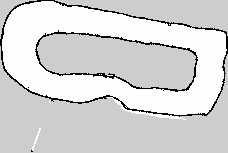
#> input picture particle_filter/maps/race3.pgm, 228 x 153 px
$ python -i calib_utils.py   (imports and definitions only)   (older library calls are emulated)
#> lines starting #> are read from the running program, lines starting #| are printed output that depends on the picture
#> further down, picture is the input picture: shape (153, 228, 3); min 0, max 255, mean 213
"""
Calibration math: projection geometry and Nelder-Mead optimizer.

Coordinate conventions
  LiDAR frame (ROS 2D): x=forward, y=left, z=up; scan is in the z=0 plane.
  Camera frame (OpenCV): x=right,   y=down,  z=forward.
  T_cam_lidar: 4x4 homogeneous transform — takes points FROM lidar frame TO camera frame.
"""

import numpy as np
import cv2


# ---------------------------------------------------------------------------
# Geometry helpers
# ---------------------------------------------------------------------------

# [88 lines left out: functions euler_to_rot, params_to_transform, transform_to_params, scan_to_points, project_points, not called in this run]


# ---------------------------------------------------------------------------
# Gradient score
# ---------------------------------------------------------------------------

def compute_gradient(image: np.ndarray, sigma: float = 2.0) -> np.ndarray:
    """Return Sobel gradient-magnitude map from a BGR or gray image."""
#> called with sigma = 2
    if image.ndim == 3:
        gray = cv2.cvtColor(image, cv2.COLOR_BGR2GRAY)
    else:
        gray = image.astype(np.uint8)
    blurred = cv2.GaussianBlur(gray, (0, 0), sigma)
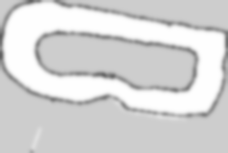
#> blurred: shape (153, 228); min 95, max 254, mean 213
    gx = cv2.Sobel(blurred, cv2.CV_64F, 1, 0, ksize=3)
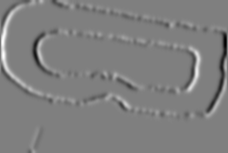
#> gx: shape (153, 228) float64; min -294, max 294, mean 0.1; drawn with min black and max white
    gy = cv2.Sobel(blurred, cv2.CV_64F, 0, 1, ksize=3)
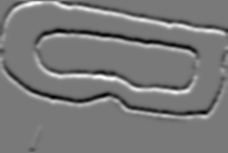
#> gy: shape (153, 228) float64; min -248, max 274, mean 0.5; drawn with min black and max white
    return np.sqrt(gx ** 2 + gy ** 2)
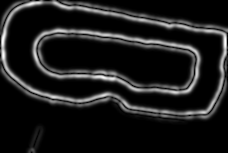
#> returned value: shape (153, 228) float64; min 0, max 294, mean 32.5; drawn with min black and max white


# [104 lines left out: functions sample_gradient, nelder_mead, not called in this run]

>>> import cv2
>>> picture = cv2.imread('../../particle_filter/maps/race3.pgm')
>>> result = compute_gradient(picture)

$ run again, on particle_filter/maps/upenn_map.pgm
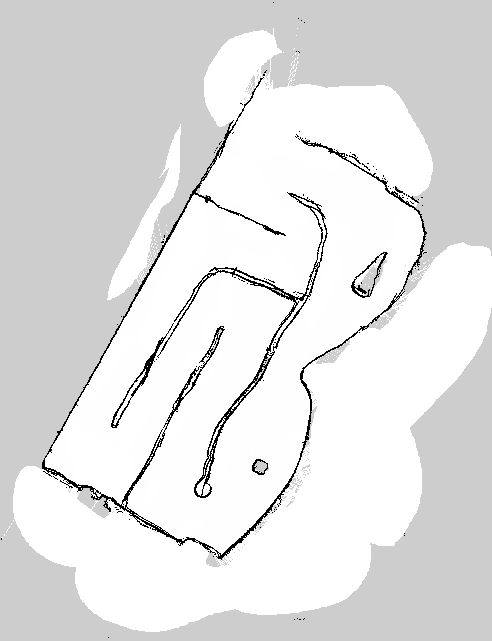
#> input picture particle_filter/maps/upenn_map.pgm, 492 x 641 px
#> picture is the input picture: shape (641, 492, 3); min 0, max 255, mean 225.9
#> in compute_gradient, `gy = cv2.Sobel(blurred, cv2.CV_64F, 0, 1, ksize=3)`:
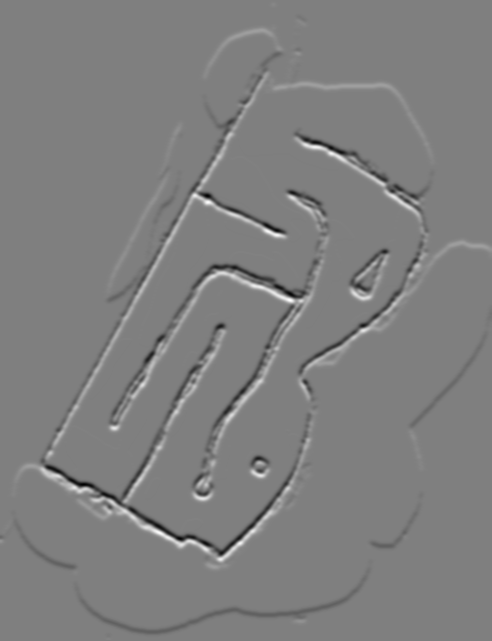
#> gy: shape (641, 492) float64; min -318, max 317, mean 0; drawn with min black and max white
#> in compute_gradient, `return np.sqrt(gx ** 2 + gy ** 2)`:
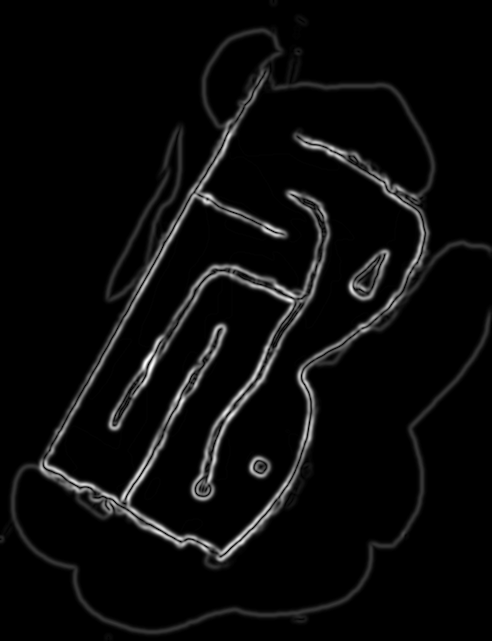
#> returned value: shape (641, 492) float64; min 0, max 370.1, mean 16.2; drawn with min black and max white
